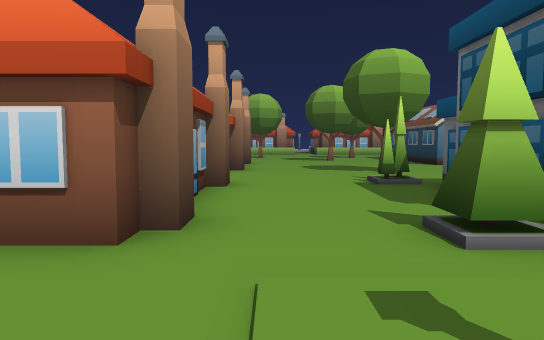
view 1 (above)

24 first-person views from a walk through a 3-D level made in the Unity game engine. The camera is 1.5 m above the floor, tilts 4° down and sees 70° across. The floor is counted in squares, 2 m on a side. Each view is taken from the middle of a square. On the plan, view 1 faces up. The plan holds only what a view shows up to about 12 squares ahead; the rest is blank. The place goes on beyond the plan.

view 2
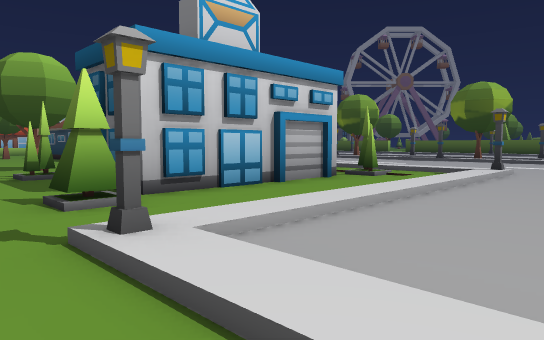

view 3
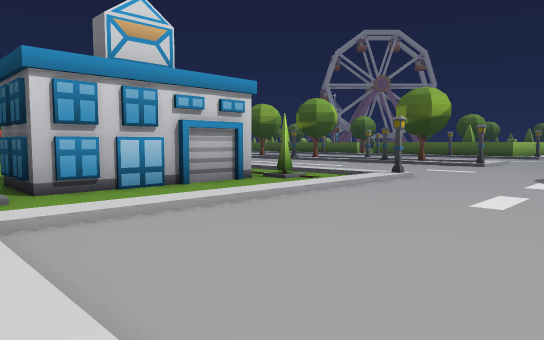

view 4
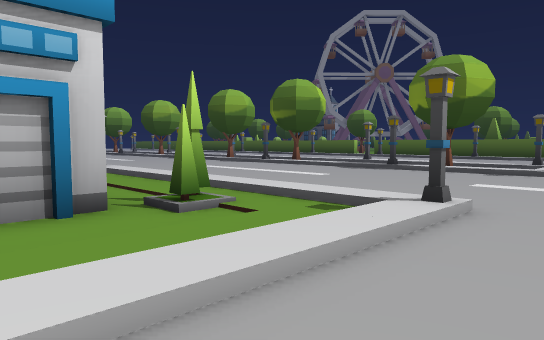

view 5
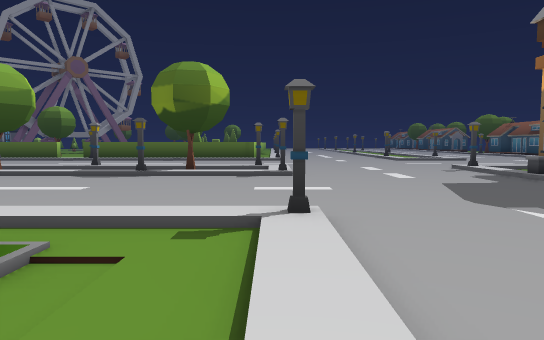

view 6
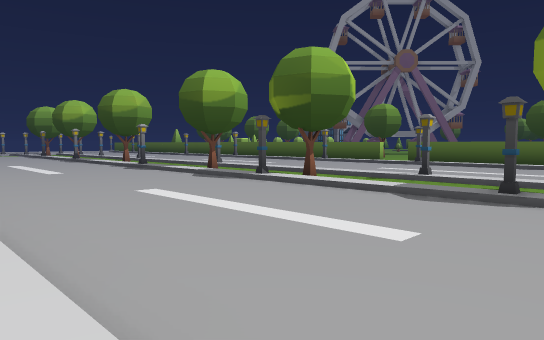

view 7
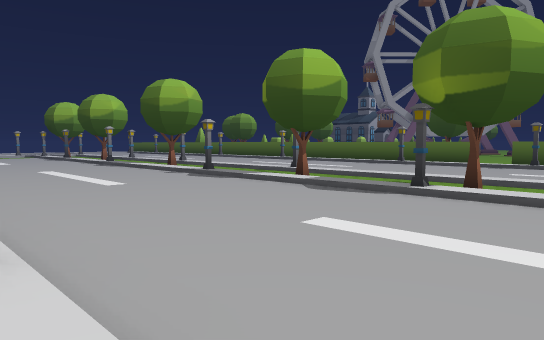

view 8
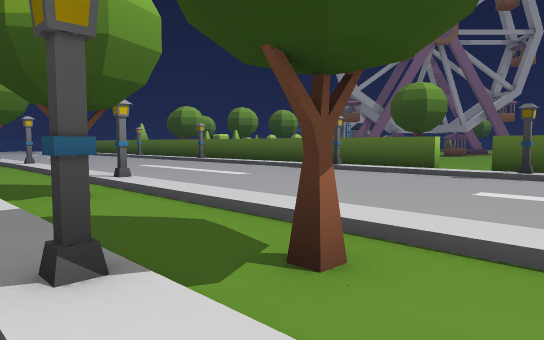

view 9
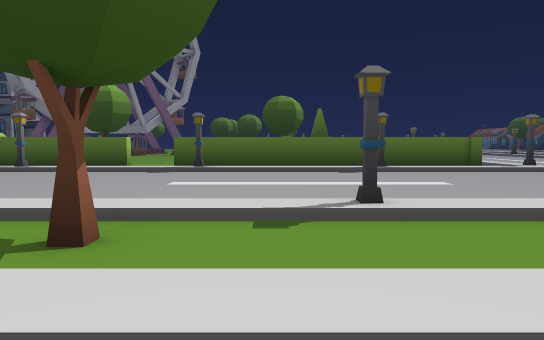

view 10
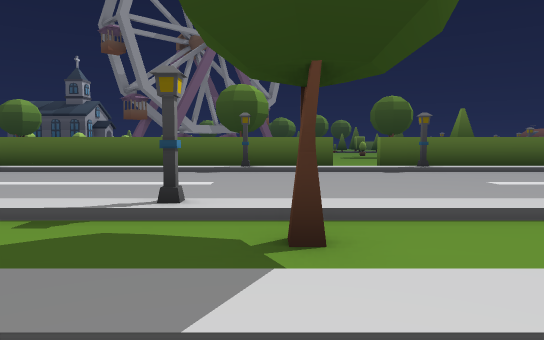

view 11
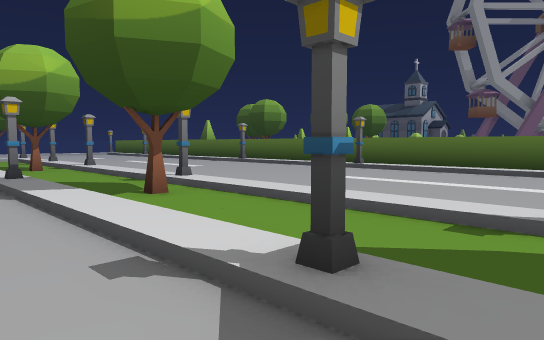

view 12
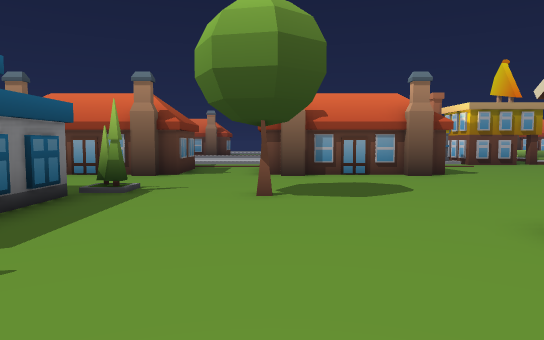

view 13
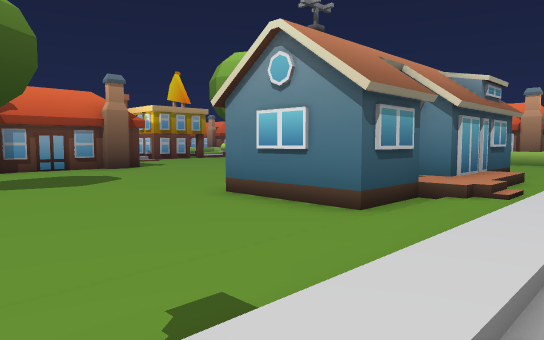

view 14
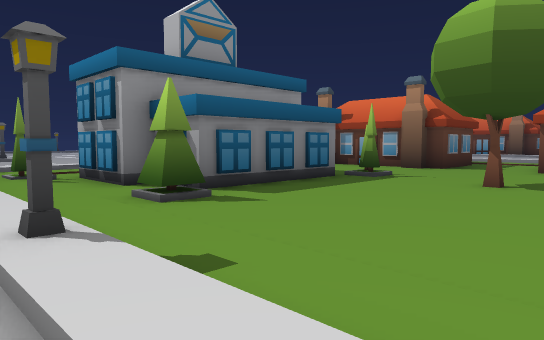

view 15
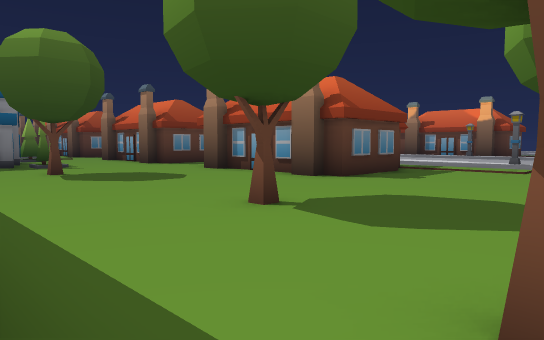

view 16
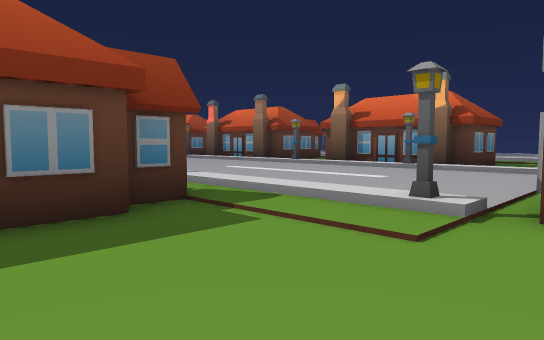

view 17
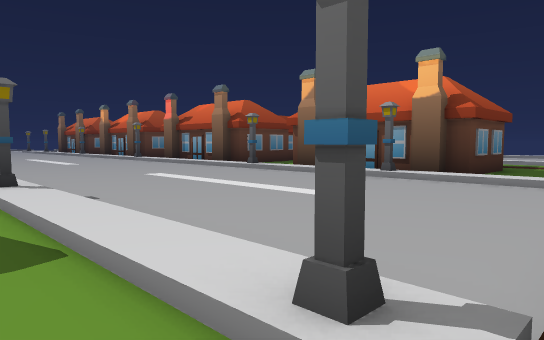

view 18
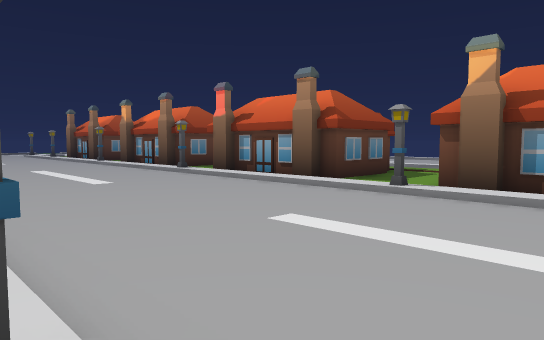

view 19
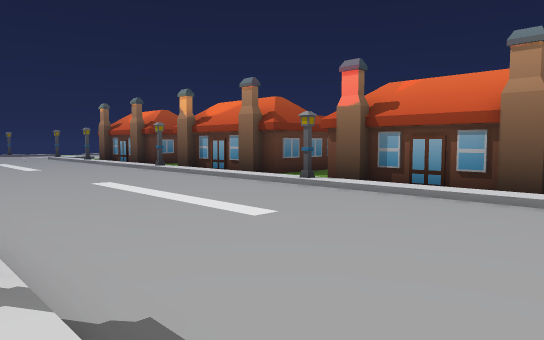

view 20
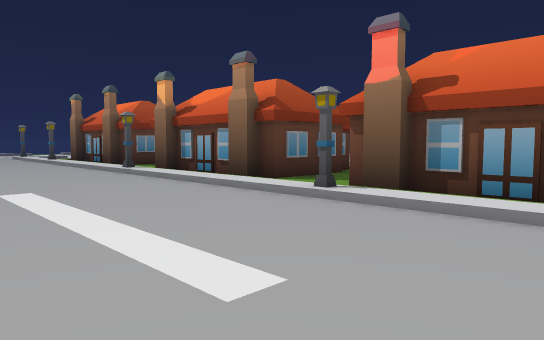

view 21
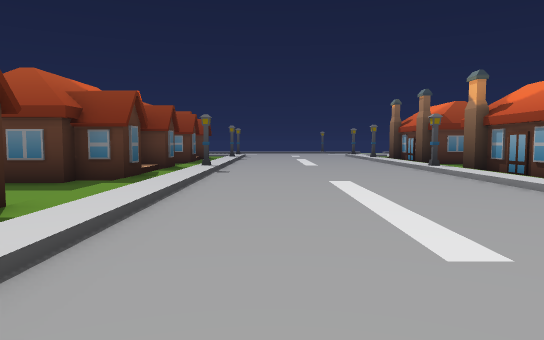

view 22
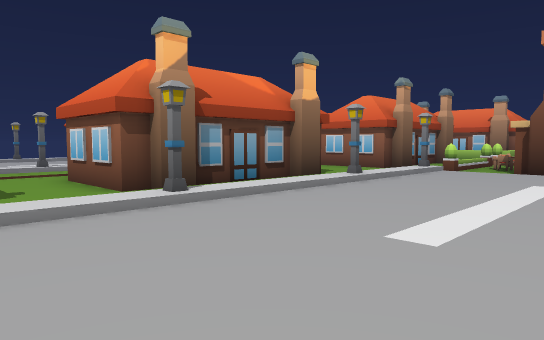

view 23
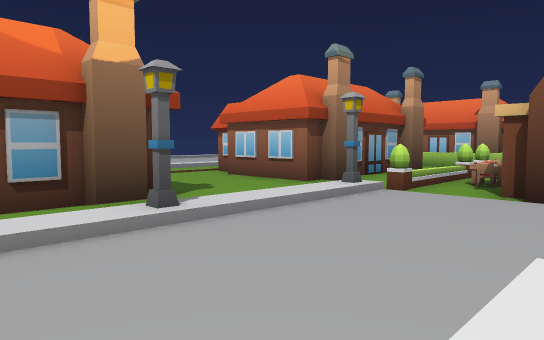

view 24
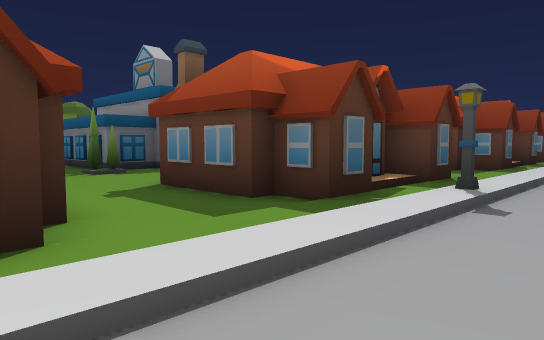

### Floor plan
Key: @ floor where view 1 was taken; # wall or solid block; x gap in a wall; . main floor; : floor 0.25 m higher than the main floor; / step, stairs or slope; ^ raised ledge; H house; T tree; S streetlight; C chair; O other object.
Columns run from 18 left of view 1 to 26 right of it. Each row starts with its distance up from view 1.
 21  H  ..xC              T .         //.S.....O^
 20 x#  #...#  # .. .T......  #.  ... //T:......^
 19 ......O.................  #.  ....//.:......^
 18 .....#S.....S...........  #// ....//.:......^
 17 .....//...../........T..  #// ....//.:......^
 16 ..##.//...../..##.......  :// ..../S.:......^
 15    ##/S.....//####......  #./.....//.S.....S^
 14  H  .//...../ H  .......###./.....//T:......^
 13  H  .//.....S H  .........../.....//.:......^
 12    ##//.....//   #........../.....//.:.......
 11 ..##.#S...../..  ....T....../.....//.:.......
 10 .....//...../...............S...../S.:.....S^
  9 .....//...../.............../.....//T:......^
  8   ##.//...../..##....O....O./.....//.:......^
  7     #//.....//  ##...#####../.....//.S......^
  6  H  .//.....S.H  ....#   #../.....//.:......^
  5  H  .//...../.H  ....#   ##./...../S.:.....S^
  4     #/S.....//# ##...######O/.....//  ......^
  3     .//...../.. #...O......//.....//T:  ....^
  2   ...//...../.. ............/.....// :   ...
  1   ##.//...../...  .S////////S...../S S     .S
  0    ##//...../..#  @/.................
 -1      //.....//     /.................
 -2      //...../.H   ./.................
 -3       S.....S.H     ........ ........
 -4       /..... ##    / ..        ......

Positions as (right, up) in squares from view 1, and headings:
1: (0, 0), facing up
2: (0, -2), facing up-right
3: (1, -4), facing up-right
4: (6, -1), facing up-right
5: (6, 1), facing right
6: (10, 3), facing up-right
7: (10, 7), facing up-right
8: (16, 8), facing up-right
9: (15, 8), facing right
10: (15, 14), facing right
11: (15, 15), facing up-right
12: (10, 11), facing left
13: (11, 10), facing up-left
14: (11, 13), facing down-left
15: (6, 21), facing down-left
16: (-2, 20), facing down-left
17: (-5, 19), facing down-left
18: (-6, 14), facing down-left
19: (-6, 9), facing down-left
20: (-8, 7), facing down-left
21: (-8, 8), facing down
22: (-8, 8), facing up-left
23: (-9, 13), facing up-left
24: (-8, 12), facing down-right
